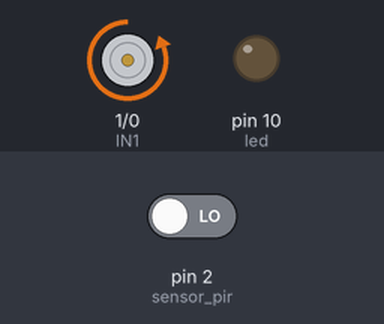
This sketch was run on a simulated Arduino Uno, built with avr-gcc and run on an emulated ATmega328P. Parts: motor-driver pin pairs drawn as motors (green arrow = first pin HIGH = forward, orange = second pin HIGH = backward, longer = more drive), output pins drawn as LEDs (lit = HIGH). The inputs (shaded band) are chosen by the test bench; at power-on: pin 2 (sensor_pir) LOW.

Above: at 2.2 s.
2.3 s: pin 2 (sensor_pir) driven HIGH
At 4.2 s:
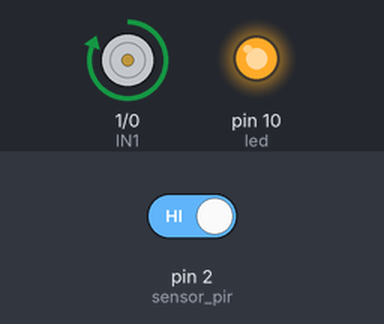
4.5 s: pin 2 (sensor_pir) driven LOW
At 5.9 s:
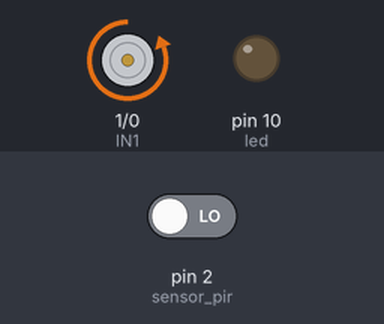
Timing chart, 0 to 7.5 s (numbered marks = the images above; inputs shaded):
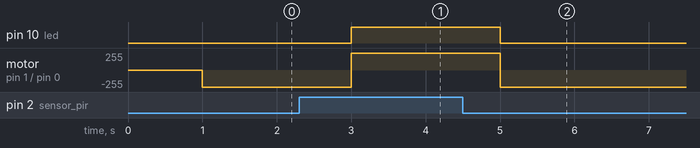

The sketch:

pintu_otomatis.ino
```cpp
int sensor_pir = 2;
int led = 10;
int IN1 = 1;
int IN2 = 0;
int statusPir = 0;

void setup() {
  pinMode(sensor_pir, INPUT);
  pinMode(led, OUTPUT);
  pinMode(IN1, OUTPUT);
  pinMode(IN2, OUTPUT);
  delay(1000);
}

void loop() {
  statusPir = digitalRead(sensor_pir);
  if(statusPir == HIGH){
    digitalWrite(IN1, HIGH);
    digitalWrite(IN2, LOW);
    digitalWrite(led, HIGH);
    delay(1000);
    }else{
      digitalWrite(IN1, LOW);
      digitalWrite(IN2, HIGH);
      digitalWrite(led, LOW);
      delay(1000);
    }
}
```

Measured:
- after the input at 2.3 s, pin 10 (led): LOW → HIGH after 0.70 s; motor on pin 1 (IN1) / pin 0 (IN2): backward 255/255 → forward 255/255 after 0.70 s
- after the input at 4.5 s, pin 10 (led): HIGH → LOW after 0.50 s; motor on pin 1 (IN1) / pin 0 (IN2): forward 255/255 → backward 255/255 after 0.50 s
